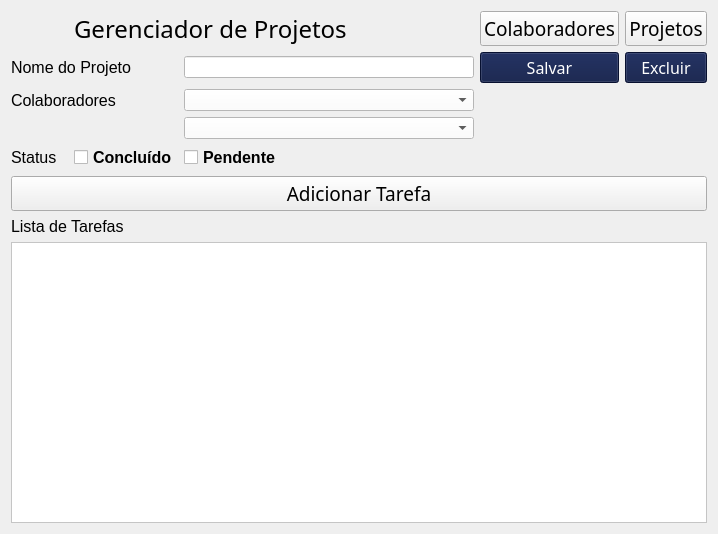
<?xml version="1.0" encoding="UTF-8"?>
<ui version="4.0">
 <class>Form</class>
 <widget class="QWidget" name="Form">
  <property name="geometry">
   <rect>
    <x>0</x>
    <y>0</y>
    <width>718</width>
    <height>534</height>
   </rect>
  </property>
  <property name="windowTitle">
   <string>Form</string>
  </property>
  <layout class="QGridLayout" name="gridLayout">
   <item row="2" column="0" colspan="2">
    <widget class="QLabel" name="label_5">
     <property name="font">
      <font>
       <pointsize>12</pointsize>
      </font>
     </property>
     <property name="styleSheet">
      <string notr="true"/>
     </property>
     <property name="text">
      <string>Colaboradores</string>
     </property>
    </widget>
   </item>
   <item row="2" column="2" colspan="4">
    <widget class="QComboBox" name="comboBox_2">
     <property name="styleSheet">
      <string notr="true">background-color:rgb(255,255,255);
</string>
     </property>
    </widget>
   </item>
   <item row="1" column="6">
    <widget class="QPushButton" name="pushButton">
     <property name="font">
      <font>
       <family>Impact</family>
       <pointsize>12</pointsize>
      </font>
     </property>
     <property name="styleSheet">
      <string notr="true">background-color: rgb(10, 23, 67);
color: rgb(255,255,255);</string>
     </property>
     <property name="text">
      <string>Salvar</string>
     </property>
    </widget>
   </item>
   <item row="3" column="2" colspan="4">
    <widget class="QComboBox" name="comboBox">
     <property name="styleSheet">
      <string notr="true">background-color:rgb(255,255,255);
</string>
     </property>
    </widget>
   </item>
   <item row="5" column="0" colspan="8">
    <widget class="QPushButton" name="pushButton_6">
     <property name="font">
      <font>
       <family>Impact</family>
       <pointsize>14</pointsize>
      </font>
     </property>
     <property name="styleSheet">
      <string notr="true"/>
     </property>
     <property name="text">
      <string>Adicionar Tarefa</string>
     </property>
    </widget>
   </item>
   <item row="0" column="7">
    <widget class="QPushButton" name="pushButton_4">
     <property name="font">
      <font>
       <family>Impact</family>
       <pointsize>14</pointsize>
      </font>
     </property>
     <property name="styleSheet">
      <string notr="true"/>
     </property>
     <property name="text">
      <string>Projetos</string>
     </property>
    </widget>
   </item>
   <item row="6" column="0" colspan="8">
    <widget class="QLabel" name="label_2">
     <property name="font">
      <font>
       <pointsize>12</pointsize>
      </font>
     </property>
     <property name="styleSheet">
      <string notr="true"/>
     </property>
     <property name="text">
      <string>Lista de Tarefas</string>
     </property>
    </widget>
   </item>
   <item row="1" column="0" colspan="2">
    <widget class="QLabel" name="label">
     <property name="font">
      <font>
       <pointsize>12</pointsize>
      </font>
     </property>
     <property name="styleSheet">
      <string notr="true"/>
     </property>
     <property name="text">
      <string>Nome do Projeto</string>
     </property>
    </widget>
   </item>
   <item row="0" column="1" colspan="3">
    <widget class="QLabel" name="label_3">
     <property name="font">
      <font>
       <family>Impact</family>
       <pointsize>18</pointsize>
      </font>
     </property>
     <property name="styleSheet">
      <string notr="true"/>
     </property>
     <property name="text">
      <string>Gerenciador de Projetos</string>
     </property>
    </widget>
   </item>
   <item row="1" column="2" colspan="4">
    <widget class="QLineEdit" name="lineEdit">
     <property name="styleSheet">
      <string notr="true">background-color:rgb(255, 255, 255)</string>
     </property>
    </widget>
   </item>
   <item row="4" column="0">
    <widget class="QLabel" name="label_4">
     <property name="font">
      <font>
       <pointsize>12</pointsize>
      </font>
     </property>
     <property name="styleSheet">
      <string notr="true"/>
     </property>
     <property name="text">
      <string>Status</string>
     </property>
    </widget>
   </item>
   <item row="4" column="1">
    <widget class="QCheckBox" name="checkBox">
     <property name="font">
      <font>
       <pointsize>12</pointsize>
       <weight>75</weight>
       <italic>false</italic>
       <bold>true</bold>
      </font>
     </property>
     <property name="styleSheet">
      <string notr="true"/>
     </property>
     <property name="text">
      <string>Concluído</string>
     </property>
    </widget>
   </item>
   <item row="4" column="2">
    <widget class="QCheckBox" name="checkBox_2">
     <property name="font">
      <font>
       <pointsize>12</pointsize>
       <weight>75</weight>
       <bold>true</bold>
      </font>
     </property>
     <property name="styleSheet">
      <string notr="true"/>
     </property>
     <property name="text">
      <string>Pendente</string>
     </property>
    </widget>
   </item>
   <item row="0" column="6">
    <widget class="QPushButton" name="pushButton_3">
     <property name="font">
      <font>
       <family>Impact</family>
       <pointsize>14</pointsize>
      </font>
     </property>
     <property name="styleSheet">
      <string notr="true"/>
     </property>
     <property name="text">
      <string>Colaboradores</string>
     </property>
    </widget>
   </item>
   <item row="1" column="7">
    <widget class="QPushButton" name="pushButton_2">
     <property name="font">
      <font>
       <family>Impact</family>
       <pointsize>12</pointsize>
      </font>
     </property>
     <property name="styleSheet">
      <string notr="true">background-color: rgb(10, 23, 67);
color:rgb(255,255,255);</string>
     </property>
     <property name="text">
      <string>Excluir</string>
     </property>
    </widget>
   </item>
   <item row="7" column="0" colspan="8">
    <widget class="QListWidget" name="listWidget">
     <property name="styleSheet">
      <string notr="true">background-color:rgb(255,255,255);</string>
     </property>
    </widget>
   </item>
  </layout>
 </widget>
 <resources/>
 <connections/>
</ui>
